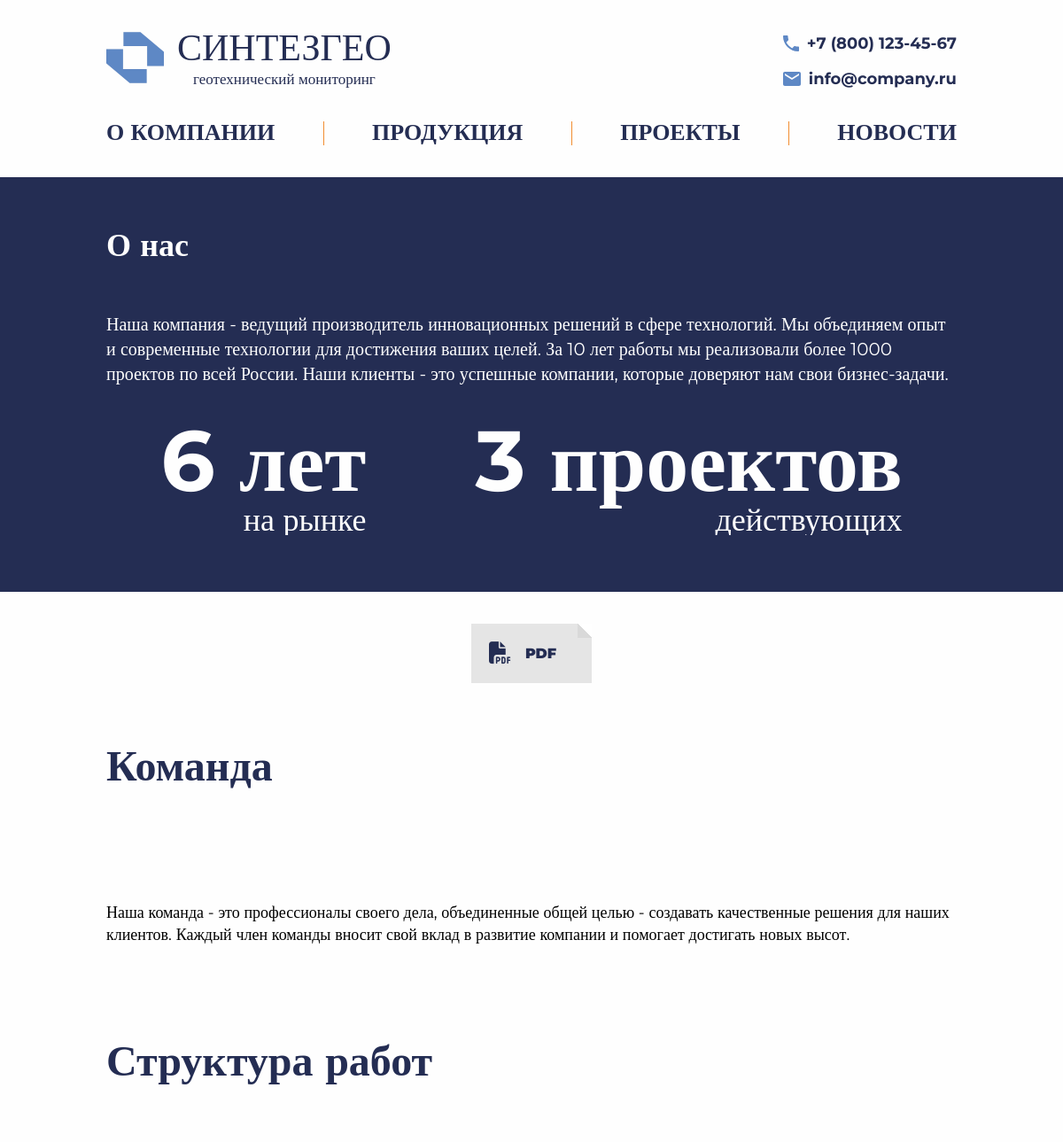
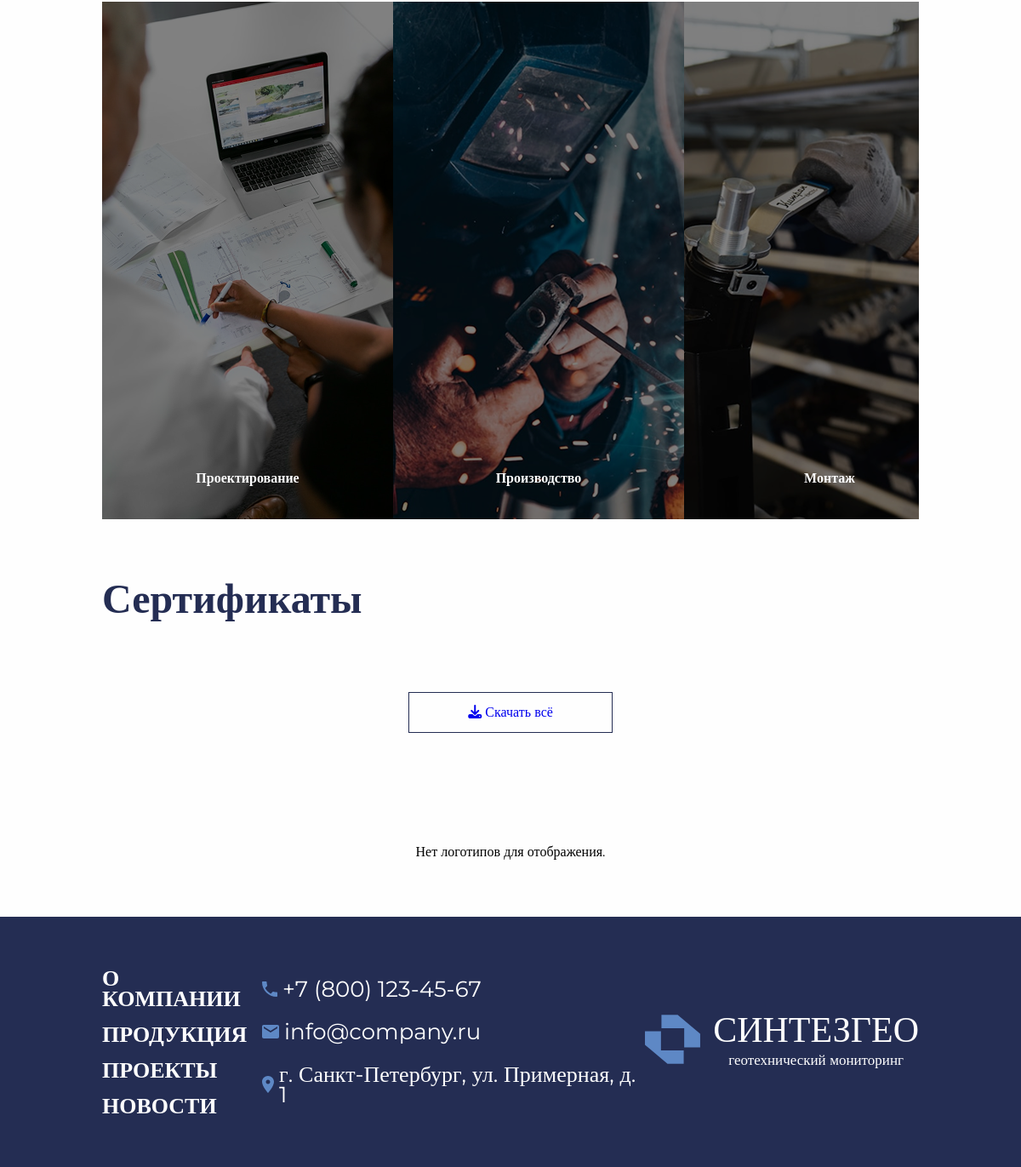
The page /about/ on the database its author committed (2 pictures, top to bottom).
### content/models.py (models this page shows, shortened)
class AboutIndex(models.Model):
    phone = models.TextField(verbose_name="Номер телефона")
    email = models.EmailField(verbose_name="Адрес электронной почтой")
    address = models.TextField(default=None, verbose_name="Адрес предприятия")
    slogan = models.TextField(verbose_name="Слоган")
    description_1 = models.TextField(
        verbose_name="Описание 'О компании' для первого блока главной страницы"
    )
    description_2 = models.TextField(
        verbose_name="Описание 'О компании' для второго блока главной страницы"
    )
    class Meta:
        verbose_name = "Наполнение главной страницы"
        verbose_name_plural = "Наполнение главной страницы (должно быть одно)"

class AboutCompany(models.Model):
    company_description = models.TextField(
        verbose_name="Текст с описанием компании в самом верху страницы"
    )
    colleagues_description = models.TextField(
        verbose_name="Текст для раздела 'Команда'", null=True
    )
    colleagues_main_image = models.ImageField(
        verbose_name="Общее фото для раздела 'Команда'",
        upload_to="company_image/",
        null=True,
        blank=True,
    )
    colleagues = models.ManyToManyField(
        "Colleague",
        related_name="companies",
        blank=True,
        verbose_name="Коллеги",
    )
    class Meta:
        verbose_name = "Наполнение раздела 'О нас'"
        verbose_name_plural = "Наполнение раздела 'О нас' (должно быть одно)"

class CompanyPDF(models.Model):
    file = models.FileField(
        upload_to="pdfs/company/",
        verbose_name="PDF-файл",
    )
    name = models.CharField(max_length=255, verbose_name="Название файла")
    about_company = models.ForeignKey(
        "AboutCompany",
        related_name="pdfs",
        on_delete=models.CASCADE,
        verbose_name="Модель наполнения раздела 'О нас'",
    )
    class Meta:
        verbose_name = "PDF-файл компании"
        verbose_name_plural = "PDF-файлы компании"

### api/views.py (the view)
# urls.py: path("about/", about_company_view, name="about"),
def about_company_view(request):
    about_company = AboutCompany.objects.first()
    certificates = Certificate.objects.all()
    certificates_count = certificates.count()
    certificates_first_half = None
    certificates_second_half = None
    if certificates_count > 0 and certificates_count % 2 == 0:
        half = certificates_count // 2
        certificates_first_half = certificates[:half]  # Первая половина
        certificates_second_half = certificates[half:]  # Вторая половина
    established_year = 2019
    current_year = timezone.now().year
    years_in_market = current_year - established_year
    project_count = Project.objects.count()
    logo_images = about_company.logo_images.all()
    company_pdfs = about_company.pdfs.all()
    colleagues = Colleague.objects.all()
    context = {
        "about_company": about_company,
        "colleagues": colleagues,
        "years_in_market": years_in_market,
        "project_count": project_count,
        "certificates": certificates,  # Все сертификаты (для нечетного количества)
        "certificates_first_half": certificates_first_half,  # Первая половина (если четное)
        "certificates_second_half": certificates_second_half,  # Вторая половина (если четное)
        "logo_images": logo_images,
        "company_pdfs": company_pdfs,
    }
    return render(request, "main/about_company.html", context)

### api/context_processors.py (called while the page is built)
def about_index_processor(request):
    about_index = AboutIndex.objects.first()  # Получаем первый объект AboutIndex
    return {
        'about_index': about_index  # Возвращаем объект в контексте
    }

### templates/main/about_company.html (shortened to what this page needs)
{% extends 'main/base.html' %}
{% load static %}
{% block content %}
{% include 'includes_about_company/about_us.html' %}
{% include 'includes_about_company/download_section.html' %}
{% include 'includes_about_company/team_section.html' %}
{% include 'includes_about_company/structure_section.html' %}
{% include 'includes_index/sertificates.html' %}
{% include 'includes_about_company/partners_section.html' %}
{% endblock %}

### templates/includes/header.html (shortened to what this page needs)
{% load static %}
<header class="header">
  <div class="container">
    <div class="header__wrapper">
      <div class="header__main-menu">
        <div class="header__logo">
            <a href="{% url 'index' %}" class="header__logo_link">
            <div class="header__logo__icon">
                <img src="{% static 'main/src/img/logo.svg' %}" alt="Логотип" class="header__logo__img">
            </div>
            <div class="header__logo__text">
              <div class="header__logo__title">синтезгео</div>
              <div class="header__logo__subtitle">геотехнический мониторинг</div>
            </div>
          </a>
        </div>
        <div class="header__contacts">
            <div class="header__contacts__phone">
                <img src="{% static 'main/src/icon/phone.svg' %}" alt="Телефон" class="header__contacts__phone__icon">
                <a href="tel:{{ about_index.phone }}" class="header__contacts__phone__text">{{ about_index.phone }}</a>
            </div>
            <div class="header__contacts__mail">
                <img src="{% static 'main/src/icon/email.svg' %}" alt="Email" class="header__contacts__mail__icon">
                <a href="mailto:{{ about_index.email }}" class="header__contacts__mail__text">{{ about_index.email }}</a>
            </div>
        </div>
    </div>
    <nav class="header__navbar navbar">
        <ul class="header__navbar__list">
            <a href="{% url 'about' %}" class="header__navbar__list__link">
                <li class="header__navbar__list__item">о компании</li>
            </a>
            <a href="{% url 'products' %}" class="header__navbar__list__link">
                <li class="header__navbar__list__item">продукция</li>
            </a>
            <a href="{% url 'projects' %}" class="header__navbar__list__link">
                <li class="header__navbar__list__item">проекты</li>
            </a>
            <a href="{% url 'news' %}" class="header__navbar__list__link">
                <li class="header__navbar__list__item">новости</li>
            </a>
        </ul>
    </nav>
    </div>
  </div>
</header>

### templates/includes_about_company/about_us.html
<div class="about-us">
    <div class="container">
        <h2 class="about-us__title">О нас</h2>
        <div class="about-us__desc">
            <p class="about-us__text">{{ about_company.company_description }}</p>
            <div class="about-us__info">
                <div class="about-us__info__item">
                    <div class="about-us__info__item__accent">{{ years_in_market }} лет</div>
                    <div class="about-us__info__item__text">на рынке</div>
                </div>
                <div class="about-us__info__item">
                    <div class="about-us__info__item__accent">{{ project_count }} проектов</div>
                    <div class="about-us__info__item__text">действующих</div>
                </div>
            </div>
        </div>
    </div>
</div>

### templates/includes_about_company/download_section.html
<section class="download">
    <div class="container">
        <div class="download__wrapper">
            {% for company_pdf in company_pdfs %}
                <a href="{{ company_pdf.file.url }}" class="download__area">
                    <i class="fa-solid fa-file-pdf"></i>
                    <span class="download__link">{{ company_pdf.name }}</span>
                </a>
            {% empty %}
                <p>Нет доступных PDF-файлов для загрузки.</p>
            {% endfor %}
        </div>
    </div>
</section>

### templates/includes_about_company/team_section.html (shortened to what this page needs)
<section class="team">
    <div class="container">
        <h2 class="section__title team__title">Команда</h2>
        <div class="team__inner">
            <div class="team__preview">
            </div>
            <div class="team__content">
                <p class="team__content__paragraph">
                    {{ about_company.colleagues_description }}
                </p>
            </div>
        </div>
    </div>
</section>

### templates/includes/footer.html
{% load static %}
<footer class="footer">
    <div class="container">
        <div class="footer__wrapper">
            <nav class="footer__navbar navbar">
                <ul class="footer__navbar__list">
                    <li><a href="{% url 'about' %}" class="footer__navbar__list__link">О компании</a></li>
                    <li><a href="{% url 'products' %}" class="footer__navbar__list__link">Продукция</a></li>
                    <li><a href="#" class="footer__navbar__list__link">Проекты</a></li>
                    <li><a href="{% url 'news' %}" class="footer__navbar__list__link">Новости</a></li>
                </ul>
            </nav>
            <div class="footer__contacts">
                <div class="footer__contacts__phone">
                    <img src="{% static 'main/src/icon/phone.svg' %}" alt="Телефон" class="footer__contacts__phone__icon">
                    <a href="tel:{{ about_index.phone }}" class="footer__contacts__phone__text">{{ about_index.phone }}</a>
                </div>
                <div class="footer__contacts__mail">
                    <img src="{% static 'main/src/icon/email.svg' %}" alt="Email" class="footer__contacts__mail__icon">
                    <a href="mailto:{{ about_index.email }}" class="footer__contacts__phone__text">{{ about_index.email }}</a>
                </div>
                <div class="footer__contacts__address">
                    <img src="{% static 'main/src/icon/location.svg' %}" alt="Адрес" class="footer__contacts__address__icon">
                    <a href="https://yandex.ru/maps/-/CHAye4PR" target="_blank" class="footer__contacts__phone__text">
                        {{ about_index.address }}
                    </a>
                </div>
            </div>
            <div class="header__logo footer__logo">
                <a href="/" class="header__logo_link">
                  <div class="header__logo__icon footer__logo__icon">
                    <img src="{% static 'main/src/img/logo.svg' %}" alt="Логотип" class="header__logo__img">
                  </div>
                  <div class="header__logo__text footer__logo__text">
                    <div class="header__logo__title footer__logo__title">синтезгео</div>
                    <div class="header__logo__subtitle footer__logo__subtitle">геотехнический мониторинг</div>
                  </div>
                </a>
              </div>
        </div>
    </div>
</footer>

### rows shown on the page
AboutIndex: phone "+7 (800) 123-45-67", email "info@company.ru", address "г. Санкт-Петербург, ул. Примерная, д. 1"
AboutCompany: company_description "Наша компания - ведущий производитель инновационных решений в сфере технологий. Мы объединяем опыт и современные технологии для достижения ваших целей. За 10 лет работы мы реализовали более 1000 проектов по всей России. Наши клиенты - это успешные компании, которые доверяют нам свои бизнес-задачи.", colleagues_description "Наша команда - это профессионалы своего дела, объединенные общей целью - создавать качественные решения для наших клиентов. Каждый член команды вносит свой вклад в развитие компании и помогает достигать новых высот."
CompanyPDF: name "PDF"

### other values the page prints
{{ project_count }} "3"
